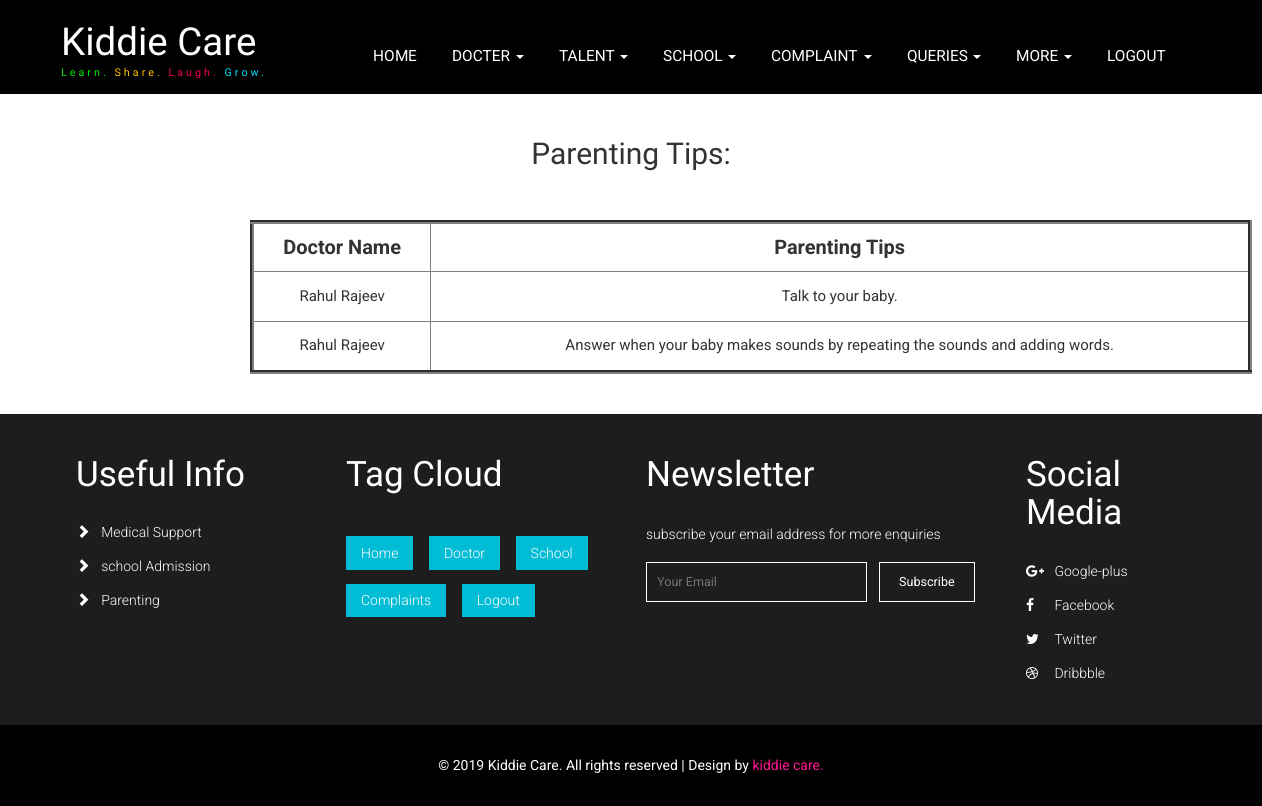
The page /uparentingview (signed in) on the database its author committed.
### kiddiecloud/models.py (models this page shows)
class AddParenting(db.Model):
    id = db.Column(db.Integer,primary_key=True)
    user = db.Column(db.String(200))
    parentingtips=db.Column(db.String(200),nullable=False)

### kiddiecloud/routes.py (the view)
@app.route('/uparentingview')
@login_required
def uparentingview():
    tasks = AddParenting.query.all()
    return render_template("uparentingview.html",tasks =tasks)

### kiddiecloud/models.py (called while the page is built)
@login_manager.user_loader
def load_user(id):
    return User.query.get(int(id))

### kiddiecloud/templates/uparentingview.html
{% extends 'user_layout.html' %}
{% block content %}
<br><br>
<h2><center>Parenting Tips:</center></h2>
    <table border="4" style="width:1002px; margin-left:250px; text-align:center; margin-top: 50px;">
        <tr style="font-weight: bold;height: 50px;font-size: 20px;">
            <td>Doctor Name</th>
            <td>Parenting Tips</th>
        </tr>
        {% for tasks in tasks %}
            <tr style="font-size: 15px;height: 50px;">
                <td>{{ tasks.user }}</td>
                <td>{{ tasks.parentingtips }}</td>
            </tr>
        {% endfor %}
    </table>
<br><br>
{% endblock %}

### kiddiecloud/static/css/style.css (style rules this page uses)
body { margin:0; font-family: 'Roboto', sans-serif; background: #fff; }
h1,h2,h3,h4,h5,h6 { margin:0; font-family: 'Yanone Kaffeesatz', sans-serif; }

### rows shown on the page
AddParenting: user "Rahul Rajeev", parentingtips "Talk to your baby."
AddParenting: user "Rahul Rajeev", parentingtips "Answer when your baby makes sounds by repeating the sounds and adding words."
